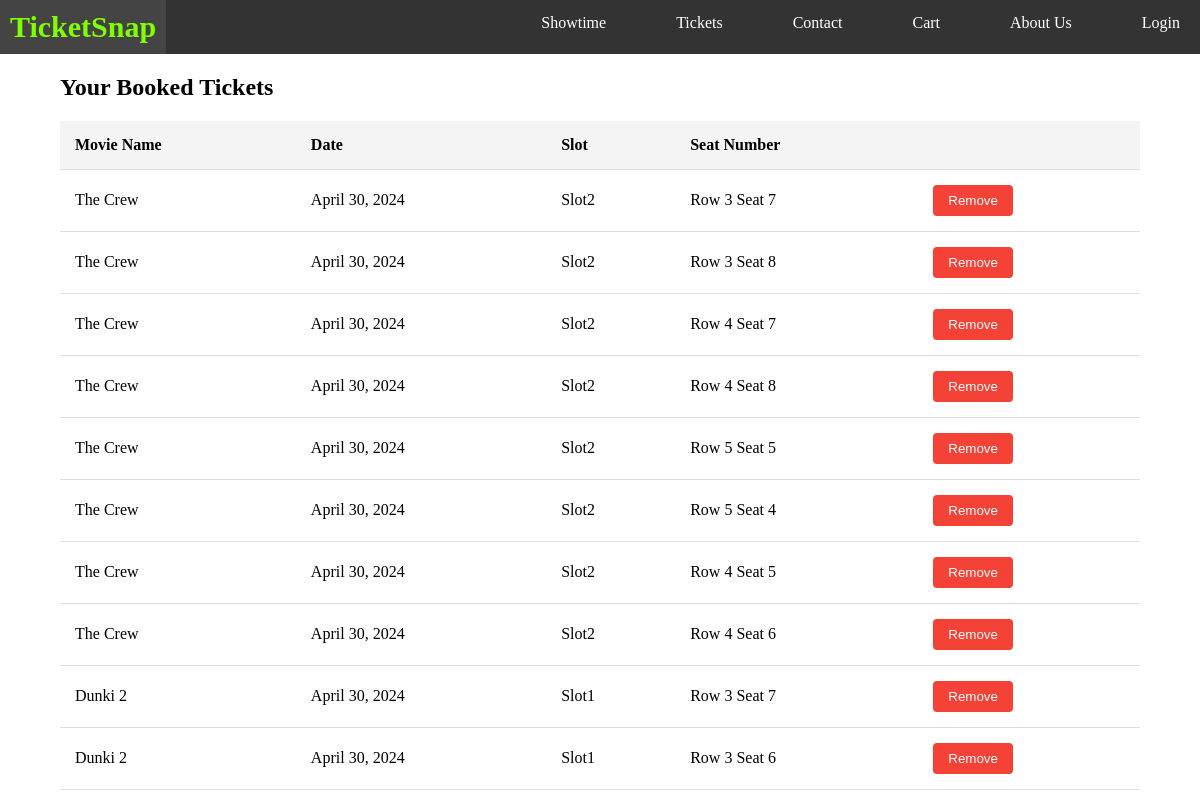
Before: /cart/ with the older database file.
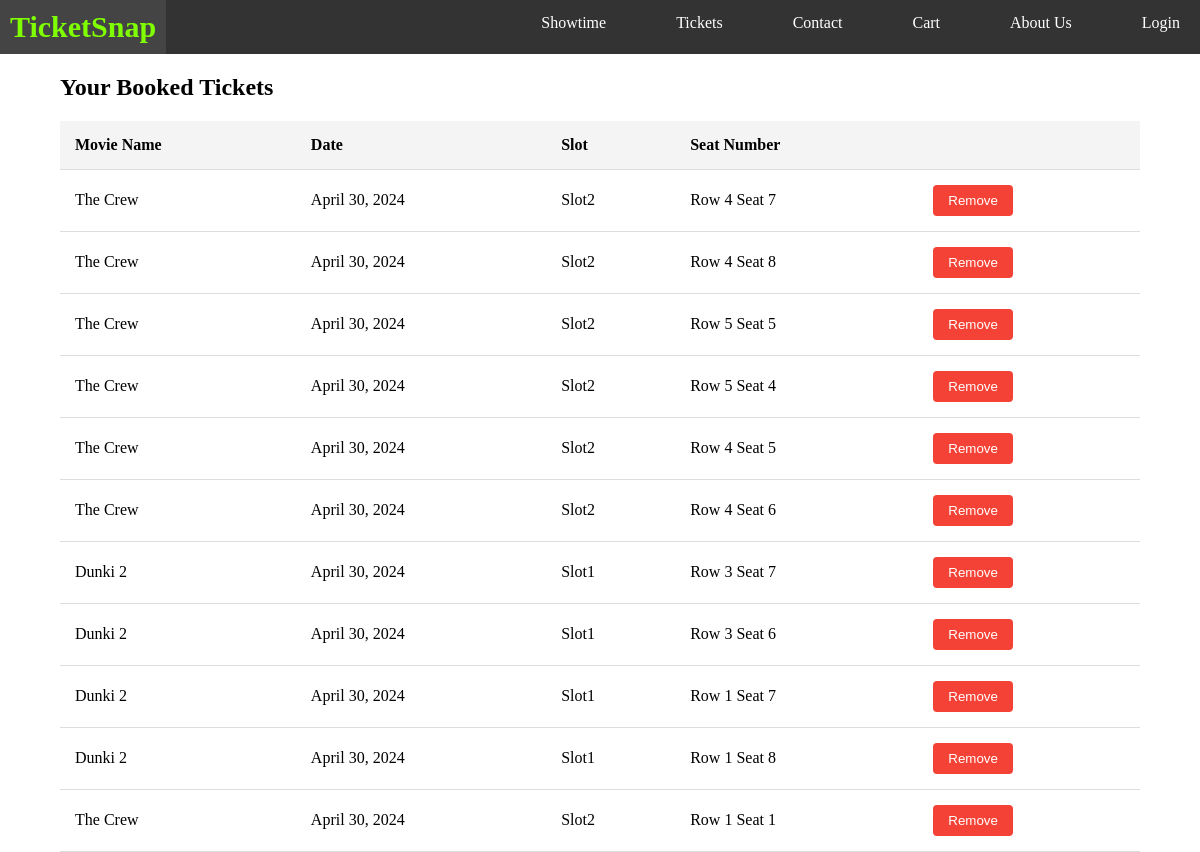
After: the same page with the newer database file.
### movies/models.py (models this page shows, shortened)
class Booking(models.Model):
    seat = models.ForeignKey(Seat, on_delete=models.CASCADE, null=True)
    bookingTime = models.ForeignKey(ShowtimeMapper, on_delete=models.CASCADE, null=True)
    is_booked = models.BooleanField(default=False)
    user = models.ForeignKey(
        settings.AUTH_USER_MODEL,
        on_delete=models.CASCADE,
        related_name='cart',
        null=True,
        blank=True
    )
    session_key = models.CharField(max_length=40, null=True, blank=True)
    class Meta:
        unique_together = ('seat', 'bookingTime')

class ShowtimeMapper(models.Model):
    SLOT_CHOICES = [
        ('Slot1', 'Slot 1'),
        ('Slot2', 'Slot 2'),
    ]
    movie = models.ForeignKey(Movie, on_delete=models.CASCADE)
    date = models.DateField(default=None)
    slotChoice = models.CharField(max_length=20, choices=SLOT_CHOICES, default='slot not chosen')

class Movie(models.Model):
    movieId = models.AutoField(primary_key=True)
    title = models.CharField(max_length=100, unique=True)
    duration = models.CharField(max_length=50)
    actors = models.CharField(max_length=255)
    director = models.CharField(max_length=50)
    genre = models.CharField(max_length=50)
    language = models.CharField(max_length=20)
    release_date = models.DateField()
    status = models.CharField(max_length=20)
    trailer_url = models.URLField()
    poster = models.ImageField(blank=True)

class Seat(models.Model):
    row = models.IntegerField()
    number = models.IntegerField()
    class Meta:
        unique_together = ('row', 'number')
    def __str__(self):
        return f"Row {self.row} Seat {self.number}"

### movies/views.py (the view)
# urls.py: path('cart/', views.cart, name='cart'),
def cart(request):
    template = loader.get_template('cart.html')
    if request.user.is_authenticated:
        bookedTickets = Booking.objects.filter(user=request.user)
    else:
        session_key = request.session.session_key
        bookedTickets = Booking.objects.filter(session_key=session_key)
    context = {
        'bookedTickets' : bookedTickets
    }
    return HttpResponse(template.render(context, request))

### movies/templates/cart.html (shortened to what this page needs)
<!DOCTYPE html>
<html lang="en">
<head>
</head>
<body>
    {% include 'headerNavbar.html' %}
    <div class="cart-container">
        <h2>Your Booked Tickets</h2>
        {% if bookedTickets %}
        <table>
            <thead>
                <tr>
                    <th>Movie Name</th>
                    <th>Date</th>
                    <th>Slot</th>
                    <th>Seat Number</th>
                    <th></th>
                </tr>
            </thead>
            <tbody>
                {% for item in bookedTickets %}
                <tr>
                    <td>{{ item.bookingTime.movie.title }}</td>
                    <td>{{ item.bookingTime.date }}</td>
                    <td>{{ item.bookingTime.slotChoice  }}</td>
                    <td>{{ item.seat }}</td>
                    <td>
                        <form action="{% url 'remove_from_cart' item.id %}" method="post">
                            <button type="submit" class="remove-btn" onclick="return confirm('Are you sure you want to remove this item?');">Remove</button>
                        </form>
                    </td>
                </tr>
                {% endfor %}
            </tbody>
        </table>
        {% else %}
            <p>Your cart is empty.</p>
        {% endif %}
    </div>
</body>
</html>

### movies/templates/headerNavbar.html (shortened to what this page needs)
<!DOCTYPE html>
<html lang="en">
<head>
</head>
<body>
    <nav>
        <ul>
            <li><a href="/" class="home-link">TicketSnap</a></li>
            <li><a href="/showtime/">Showtime</a></li>
            <li><a href="/showtimemapper/">Tickets</a></li>
            <li><a href="/contact/">Contact</a></li>
            <li><a href="/cart/">Cart</a></li>
            <li><a href="/about_us/">About Us</a></li>
            {% if request.user.is_authenticated  %}
                <li><a href="/logout/">LogOut from {{ user.username }}</a></li>
            {% else %}
                <li><a href="/login/">Login </a></li>
            {% endif %}
        </ul>
    </nav>
</body>
</html>

### movies/templates/cart.html (style rules this page uses)
table { width: 100%; border-collapse: collapse; margin-top: 20px; }
th, td { padding: 15px; text-align: left; border-bottom: 1px solid #ddd; }
th { background-color: #f4f4f4; }
.cart-container { width: 90%; margin: auto; }
.remove-btn { padding: 8px 15px; background-color: #f44336; color: white; border: none; border-radius: 4px; cursor: pointer; }

### movies/templates/headerNavbar.html (style rules this page uses)
body { margin: 0; }
nav { background-color: #333; overflow: hidden; }
ul { list-style-type: none; margin: 0; padding: 0; overflow: hidden; display: flex; flex-wrap: wrap; justify-content: center; }
li { width: auto; margin-right: 30px; }
li:last-child { margin-right: 0; }
li:first-child { margin-right: auto; }
li a { display: block; color: white; text-align: center; padding: 14px 20px; text-decoration: dashed; }
.home-link { font-weight: bold; font-size: 30px; color: white; background-color: #333; padding: 10px; }

Changed rows visible on the page:
removed Booking: bookingTime.movie "The Crew", bookingTime "April 30, 2024", bookingTime.slotChoice "Slot2", seat "Row 3 Seat 7"
removed Booking: bookingTime.movie "The Crew", bookingTime "April 30, 2024", bookingTime.slotChoice "Slot2", seat "Row 3 Seat 8"
added Booking: bookingTime.movie "Dunki 2", bookingTime "April 30, 2024", bookingTime.slotChoice "Slot1", seat "Row 1 Seat 7"
added Booking: bookingTime.movie "Dunki 2", bookingTime "April 30, 2024", bookingTime.slotChoice "Slot1", seat "Row 1 Seat 8"
added Booking: bookingTime.movie "The Crew", bookingTime "April 30, 2024", bookingTime.slotChoice "Slot2", seat "Row 1 Seat 1"
